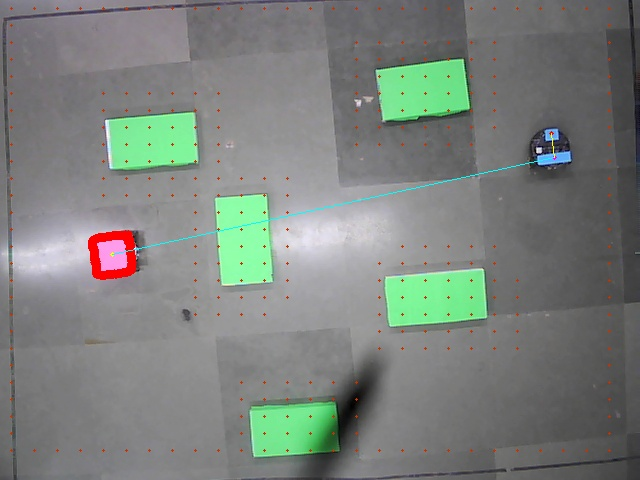
#> input picture Photos of setup for Image Processing Arena/Case2/between_slave_markers.jpeg, 640 x 480 px, given in place of the camera
$ python Image_processing_for_moving_destination_with_obstacles.py   (Python 2 division)
#> lines starting #> are read from the running program, lines starting #| are printed output that depends on the picture; after the words box and inside, x2 and y2 are one past the last pixel; in counts of white or black regions, pixels touching at a corner belong together
'''

'''
###########################################
### Import OpenCV
import numpy as np
import cv2
import heapq   # priority queue
import serial  # library function for accessing xbee module
import math
import time

ser = serial.Serial(2)

grid_line_x = 28
grid_line_y = 28
path_sample = 0
stepper = 2
grid_map = [[0 for i in range(grid_line_y)] for j in range(grid_line_x)]

destination_position = [[0 for x in range(2)] for x in range(2)]
Bot_position = [[0 for x in range(2)] for x in range(2)]

last_route_length = 0

setpoint = 0
last_proportional = 0
integral = 0

angle = 0

Kp = 5.5
Ki = 0.1
Kd = 5

##########################################
'''
* Function Name : destination
* Input : hsv image
* Output: destination point co-ordinate as a pixel value
* Logic : find centroid contour of destination or master bot of pink color
* Example Call:	destiantion(hsv)
'''
##########################################
def destination(hsv):

    lower = np.array([130, 30, 160])
    upper = np.array([172, 210, 255])

    mask = cv2.inRange(hsv, lower, upper)
    contours, hierarchy = cv2.findContours(mask, cv2.RETR_TREE, cv2.CHAIN_APPROX_SIMPLE)
    contours = sorted(contours, key=cv2.contourArea, reverse=True)[:1]
    cv2.drawContours(frame, contours, -1, (0, 0, 255), 7)  # Draw contours

    M = cv2.moments(contours[0])  # calculate centroid of contour
    cx = int(M['m10']/M['m00'])
    cy = int(M['m01']/M['m00'])

    cv2.circle(frame, (cx, cy), 2, (0, 255, 255), -1)  # centroid shows on screen

    destination_position[0][0] = cx  # Store centroids co-ordinate
    destination_position[0][1] = cy

###############################################
'''
* Function Name:	bot_postition
* Input:		hsv image
* Output:		slave bot's front and rear marker's coordinate as a pixel value
* Logic:		cenroid of contour of slave bot's marker of sky blue color
* Example Call:	destiantion(hsv)
'''
##############################################
def bot_position(hsv):

    bot_lower = np.array([73, 78, 57])  # Lower HSV value for bot_markers
    bot_upper = np.array([115, 180, 255])  # Higher HSV value range for bot_markers

    mask = cv2.inRange(hsv, bot_lower, bot_upper)  # masking of bot_markers of sky blue colour
    contours, hierarchy = cv2.findContours(mask, cv2.RETR_TREE, cv2.CHAIN_APPROX_SIMPLE)
    contours = sorted(contours, key=cv2.contourArea, reverse=True)[:2]  # sort contours

    M = cv2.moments(contours[0])  # centroid of contour
    cx1 = int(M['m10']/M['m00'])
    cy1 = int(M['m01']/M['m00'])
    cv2.circle(frame, (cx1, cy1), 2, (255, 0, 255), -1)
    Bot_position[0][0] = cx1        # Store centroids
    Bot_position[0][1] = cy1

    M = cv2.moments(contours[1])
    cx2 = int(M['m10']/M['m00'])
    cy2 = int(M['m01']/M['m00'])
    cv2.circle(frame, (cx2, cy2), 2, (0, 0, 255), -1)
    Bot_position[1][0] = cx2
    Bot_position[1][1] = cy2

###############################################
'''
* Function Name : 	wall_detection
* Input : 		hsv image
* Output:		wall contours which are more dilated
* Logic:		find contours and use morphological operation to dilate it
* Example Call:	wall_detection(hsv)
'''
############################################
def wall_detection(hsv):

    lower = np.array([45, 75, 30], np.uint8)
    upper = np.array([75, 255, 255], np.uint8)

    mask = cv2.inRange(hsv, lower, upper)

    contours, hierarchy = cv2.findContours(mask, cv2.RETR_TREE, cv2.CHAIN_APPROX_SIMPLE)
    contours = sorted(contours, key=cv2.contourArea, reverse=True)[:7]  # contours of walls is 7 max

    cv2.fillPoly(mask, contours, (255, 255, 255))  # filling contour with white color

    kernel = np.ones((60, 60), np.uint8)  # kernel for morphological operation
    closing = cv2.morphologyEx(mask, cv2.MORPH_CLOSE, kernel) # closing is done
    dilation = cv2.dilate(closing, kernel, iterations=1) # dilation

    return dilation

###############################################
'''
* Function Name:	grid_draw
* Input:		frame, number of horizontal and vertical lines
* Output:		wall contours which are more dilated
* Logic:		find contours and use morphological operation to dilate it
* Example Call:	grid_draw(frame,21,21)
'''
##############################################
# [8 lines left out: function grid_draw, not called in this run]

###############################################
'''
* Function Name:	solve
* Input:		starting and finish points in grid map and frame
* Output:		route path based on grid map
* Logic:		storing the paths in heap and returning shortest path from heap
* Example Call:	solve((3,4),(15,18),frame)
'''
############################################
def solve(start, finish, frame):

    heap=[]
    link = {}   # parent node link
    g = {}      # shortest path to a current node
    g[start] = 0  # initial distance to node start is 0

    link[start] = None # parent of start node is none

    heapq.heappush(heap, (0, start))

    while True:
        f, current = heapq.heappop(heap) # taking current node from heap

        if current == finish:
            name = 'Shortest Path, image#'
            i = int(100*np.random.rand())
            name = name+str(i)
            route = build_path(start, finish, link)
            return g[current], route[1:len(route)]

        moves = current.get_moves()
        cost = g[current]
        for mv in moves:
            if grid_map[mv.x][mv.y] == 1:  # bypass obstacles
                continue
        # mv is the neighbour of current cell, in all maximum 4 neighbours will be there
            if  mv not in g or g[mv] > cost + 1:   # check if mv is already visited or if its cost is higher than available cost then update
                g[mv] = cost + 1

                link[mv] = current       # storing current node as parent to mv
                heapq.heappush(heap, (g[mv], mv))    # adding updated cost and visited node to heap

###############################################
'''
* Function Name:	GridPoint
* Input:		grid coordinates
* Output:		Represent a position on a grid.
* Logic:		To find neighbours of current node
* Example Call:	GridPoint(15,19)
'''
###########################################################
class GridPoint(object):
    def __init__(self, x, y):    # self referencing x and  y coordinates
        self.x = x
        self.y = y

    def __hash__(self):          # returning hash value of the GridPoint object
        return hash((self.x, self.y))

    def __repr__(self):          # returns values stored in current object, values are x and y coordinates
        return "(%d,%d)" % (self.y+1, self.x+1)

    def __eq__(self, other):
        return self.x == other.x and self.y == other.y

    def get_moves(self):         # taking current node coordinates to find neighbours of it

        if self.x >= 0 and self.x <= len(grid_map)-1 and self.y >= 0 and self.y <= len(grid_map)-1:
            if self.x + 1 < len(grid_map):
                yield GridPoint(self.x + 1, self.y)
            if self.y + 1 < len(grid_map):
                yield GridPoint(self.x, self.y + 1)
            if self.x - 1 >= -1:
                yield GridPoint(self.x - 1, self.y)
            if self.y - 1 >= -1:
                yield GridPoint(self.x, self.y - 1)

            #################################################
            if self.x + 1 < len(grid_map) and self.y + 1 < len(grid_map):
                yield GridPoint(self.x+1, self.y+1)
            '''if self.x - 1 > -1 and self.y - 1 > -1:
                yield GridPoint(self.x-1, self.y-1)
            if self.y - 1 > -1 and self.x + 1 < len(grid_map):
                yield GridPoint(self.x+1, self.y - 1)'''
            if self.y + 1 < len(grid_map) and  self.x - 1 > -1:
                yield GridPoint(self.x-1, self.y + 1)

###############################################
'''
* Function Name:	grid_map_of_walls
* Input:		dialted image of masked walls, grid_lines x,y
* Output:		Represent walls position on a grid by denoting 1 on respective places in grid_map
* Logic:		check if grid centre has value 1 than store 1 in grid_map else 0 and boundaries are also default walls
* Example Call:	grid_map_of_walls(dilation,21,21)
'''
#############################################################
def grid_map_of_walls(walls, grid_line_x, grid_line_y):

    global grid_map
    global last_grid_map

    for x in range(0, grid_line_x-1):
        X = x*line_widthm+(line_widthm/2)
        for y in range(0, grid_line_y-1):
            Y = y*line_widthn+(line_widthn/2)
            if walls[X, Y] >= 250 or x == 0 or x == grid_line_x-2 or y == 0 or y == grid_line_y-2:
                grid_map[x][y] = 1
                cv2.circle(frame, (Y, X), 1, (0, 50, 200), -1)
            continue
    last_grid_map = grid_map

###############################################
'''
* Function Name:	route_path_draw
* Input:		frame
* Output:		drawing shortest path on frame
* Logic:		create line between each successive two points of path
* Example Call:	route_path_draw(frame)
'''
####################################
def route_path_draw(frame):
    for i in range(1, len(route_path)):
        cv2.line(frame, (route_path[i-1].y*line_widthn+line_widthn/2, route_path[i-1].x*line_widthm+line_widthm/2), (route_path[i].y*line_widthn+line_widthn/2, route_path[i].x*line_widthm+line_widthm/2), (200, 200, 0), 1)

###############################################
'''
* Function Name:	dis
* Input:		frTwo points co-ordinate
* Output:		distance between two points
* Logic:		math's rule of finding distance between two points
* Example Call:	route_path_draw(frame)
'''
############################################
def dis(x1, y1, x2, y2):
    dist = math.sqrt((x2-x1)*(x2-x1)+(y2-y1)*(y2-y1))    # square root function is called
    dist = int(dist)                                     # dist:stores the integer value of the distance
    return dist

############################################
'''
* Function Name:	grid_to_pixel
* Input:		grid_x: integer which stores grid cell x coordinates
*                       grid_y: integer which stores grid cell y coordinates
*                       height: integer, stores height of grid cell
*                       width: integer, stores width of grid cell
* Output:		returns grid cell's pixel coordinates
* Logic:		converts grid cell's centre coordinates into pixel coodinates
* Example Call:	gridtopixel(3,3,30,33)
'''
##############################################
# [4 lines left out: function grid_to_pixel, not called in this run]

##############################################
'''
* Function Name:	getcoor
* Input:		pixel_x: integer which stores pixel's x coordinates
*                       pixel_y: integer which stores pixel's y coordinates
*                       heigtht: integer, stores height of grid cell
*                       width: integer, stores width of grid cell
* Output:		returns grid cell's coordinates
* Logic:		Converts pixel coordinates into their specific grid coordinates under which those pixels lies.
* Example Call:	getcoor(233, 245, 30, 33)
'''
################################################
def get_coordinate(x, y):

    X = 0
    Y = 0
    for i in range(0, grid_line_x):   # drawing lines
        X = X+line_widthn
        Y = 0
        for j in range(0, grid_line_y):   # drawing lines
            Y = Y+line_widthm
            if x <= X and y <= Y:
                return i, j
                break

#################################################
'''
* Function Name:	getslope
* Input:		Two points co-ordinate
* Output:		slope of line passing through points
* Logic:		coordinate geometry rule finding slope
* Example Call:	getslope(3, 4, 15, 16)
'''
#################################################
def getslope(x1, y1, x2, y2):
    m = 0
    if x2-x1 != 0:  # checking if slope is not infinte
        m = -(float)(y2-y1)/(x2-x1) # using slope function of coordinate geometry
        return m
    else:
        return 50   # m>50 for angle>88 degrees or (180-88), in case slope is approaching infinite

#################################################
'''
* Function Name:	pid_value
* Input:		error value as angle between line of bot markers an bot to destination
* Output:		correction in the value which added to motor speed
* Logic:		proportional, integral and derivative are give commulative correction
* Example Call:	pid_value(-30)
*
'''
##################################################
# [18 lines left out: function pid_value, not called in this run]

##############################################
'''
* Function Name:	orientmove
* Input:		slope bot to destination, slope of botmarkers,distance_centre2cell,distance_other2cell,bot_distance
* Output:		xbee commands to control the firebird V
* Logic:		pid_correction value is added to left and right motor speeds according to turn decisions
'''
##############################################
# [49 lines left out: function orientmove, not called in this run]

##############################################
'''
* Function Name:	bot_traverse
* Input:		route_path,destination co-ordinate,frame
* Output:		path traversing sequence generated
* Logic:		traverse path co-odinates sequentially as a local destination point to reach global destination point
'''
##############################################
# [29 lines left out: function bot_traverse, not called in this run]

###########################################################
'''
* Function Name:	bot_route
* Input:		frame
* Output:		store route path and change if new path is shorter returned from solve function
* Logic:		grid_start and grid_end send to solve the path and store it in route path
'''
############################################################
def bot_route(frame):

    global path_sample
    global route_length, route_path
    global grid_start, grid_end
    global last_route_length
    global last_route_path

    grid_start = GridPoint((Bot_position[0][1]/line_widthm), (Bot_position[0][0]/line_widthn))   # reversing coordinates for compatible with coordinate system of matrix
    grid_end = GridPoint((destination_position[0][1]/line_widthm), (destination_position[0][0]/line_widthn))

    route_length, route_path = solve(grid_start, grid_end, frame)

    if last_route_length == route_length:
        route_path = last_route_path

    last_route_length = route_length
    last_route_path = route_path

###################################################
'''
* Function Name:	main function
* Logic:		capture video from cam and convert it to hsv for further video processing
'''
####################################################
if __name__ == "__main__":
    global h, k, l
    global line_widthm, line_widthn

    cap = cv2.VideoCapture(1)

    while 1:
        time.sleep(1/80)     # time between frames sampling is 1/80 sec.
        ret, frame = cap.read()    # read frames from video
#> frame is the input picture: shape (480, 640, 3); mean B, G, R 124.6, 129.6, 123.3

        hsv = cv2.cvtColor(frame, cv2.COLOR_BGR2HSV)   # convert rgb coloured image to rgb image
#> hsv: shape (480, 640, 3); mean H, S, V 68.4, 18.8, 133.5

        bot_position(hsv)
#> in bot_position, `mask = cv2.inRange(hsv, bot_lower, bot_upper)`:
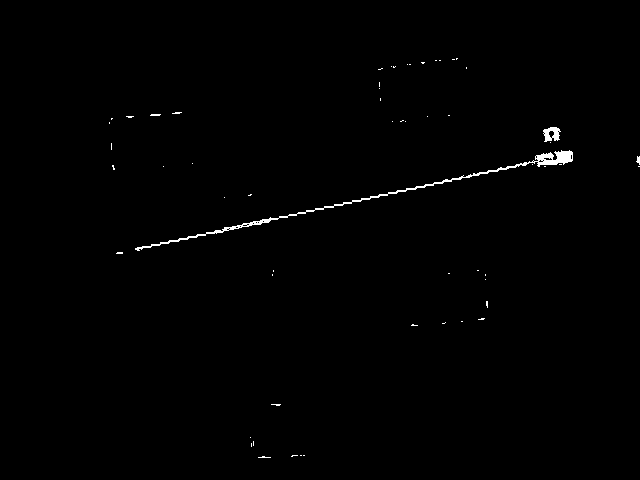
#> mask: shape (480, 640); 0.57% white; 58 white regions (54 under 20 px)
#> in bot_position, `contours, hierarchy = cv2.findContours(mask, cv2.RETR_TREE, cv2.CHAIN_..`: contours = 77 contours, 73 with area under 20; largest, box (x1, y1, x2, y2) and area: (135, 150, 573, 251) 886, (543, 127, 561, 142) 168, (548, 130, 555, 139) 32, (543, 157, 553, 161) 20
#> in bot_position, `contours = sorted(contours, key=cv2.contourArea, reverse=True)[:2]`: contours = 2 contours; box (x1, y1, x2, y2) and area: (135, 150, 573, 251) 886, (543, 127, 561, 142) 168
#> in bot_position, `M = cv2.moments(contours[0])`: M = moments, m00 886, centre m10/m00, m01/m00 = (416.2, 187.6)
#> in bot_position, `cx1 = int(M['m10']/M['m00'])`: cx1 = 416
#> in bot_position, `cy1 = int(M['m01']/M['m00'])`: cy1 = 187
#> in bot_position, `M = cv2.moments(contours[1])`: M = moments, m00 167.5, centre m10/m00, m01/m00 = (551.3, 133.4)
#> in bot_position, `cx2 = int(M['m10']/M['m00'])`: cx2 = 551
#> in bot_position, `cy2 = int(M['m01']/M['m00'])`: cy2 = 133
        destination(hsv)
#> in destination, `mask = cv2.inRange(hsv, lower, upper)`:
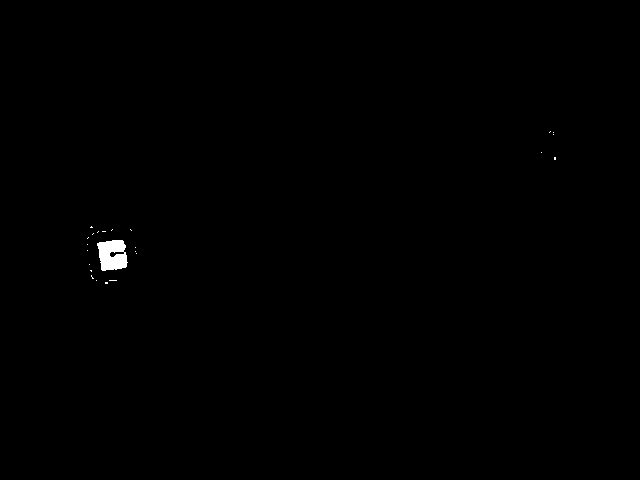
#> mask: shape (480, 640); 0.26% white; 24 white regions (23 under 20 px)
#> in destination, `contours, hierarchy = cv2.findContours(mask, cv2.RETR_TREE, cv2.CHAIN_..`: contours = 25 contours, 23 with area under 20; largest, box (x1, y1, x2, y2) and area: (97, 240, 128, 271) 714, (109, 251, 125, 258) 56
#> in destination, `contours = sorted(contours, key=cv2.contourArea, reverse=True)[:1]`: contours = 1 contour; box (x1, y1, x2, y2) and area: (97, 240, 128, 271) 714
#> in destination, `cv2.drawContours(frame, contours, -1, (0, 0, 255), 7)`:
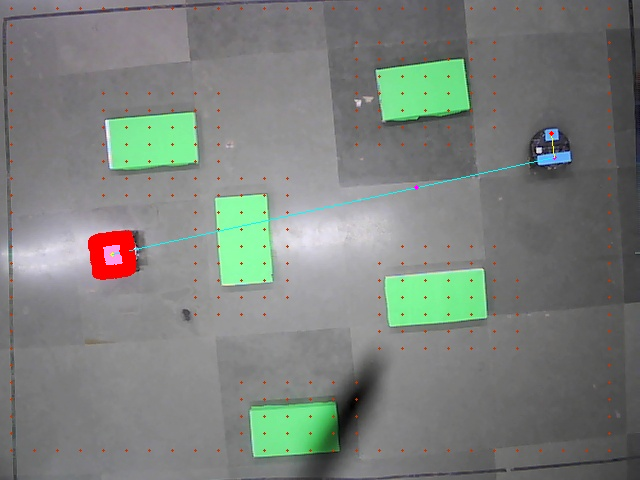
#> frame: shape (480, 640, 3); mean B, G, R 124.2, 129.4, 123.3
#> in destination, `M = cv2.moments(contours[0])`: M = moments, m00 713.5, centre m10/m00, m01/m00 = (112.1, 254.6)
#> in destination, `cx = int(M['m10']/M['m00'])`: cx = 112
#> in destination, `cy = int(M['m01']/M['m00'])`: cy = 254

        h, k, l = frame.shape
        line_widthm = h/(grid_line_x-1)       # length of a grid cell
        line_widthn = k/(grid_line_y-1)       # width of a grid cell

        walls = wall_detection(hsv)
#> in wall_detection, `mask = cv2.inRange(hsv, lower, upper)`:
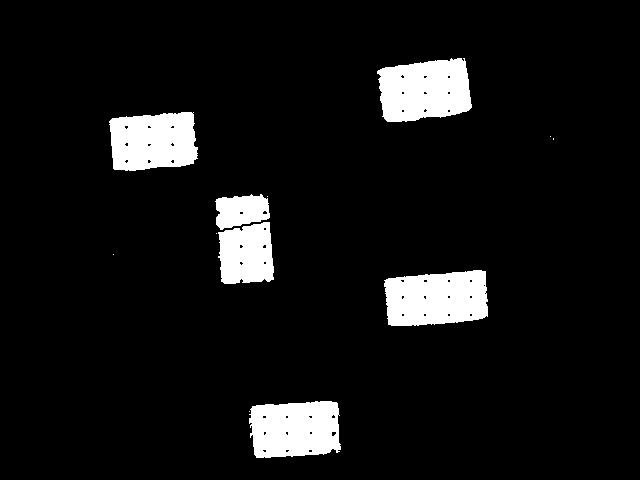
#> mask: shape (480, 640); 7.5% white; 12 white regions (6 under 20 px)
#> in wall_detection, `contours, hierarchy = cv2.findContours(mask, cv2.RETR_TREE, cv2.CHAIN_..`: contours = 62 contours, 56 with area under 20; largest, box (x1, y1, x2, y2) and area: (384, 270, 488, 326) 4830, (377, 58, 472, 122) 4760, (249, 401, 341, 458) 4423, (109, 112, 198, 171) 4326, (218, 222, 274, 284) 2789, (215, 194, 270, 230) 1380
#> in wall_detection, `contours = sorted(contours, key=cv2.contourArea, reverse=True)[:7]`: contours = 7 contours, 1 with area under 20; largest, box (x1, y1, x2, y2) and area: (384, 270, 488, 326) 4830, (377, 58, 472, 122) 4760, (249, 401, 341, 458) 4423, (109, 112, 198, 171) 4326, (218, 222, 274, 284) 2789, (215, 194, 270, 230) 1380
#> in wall_detection, `cv2.fillPoly(mask, contours, (255, 255, 255))`:
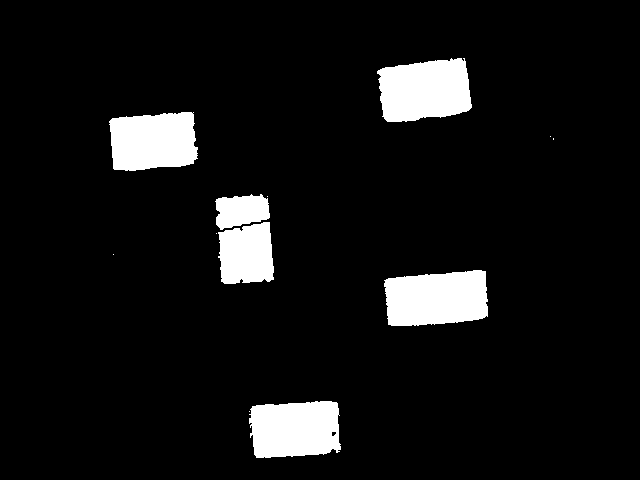
#> mask: shape (480, 640); 7.6% white; 12 white regions (6 under 20 px), largest, box (x1, y1, x2, y2) and area: (384, 270, 488, 326) 4976, (377, 58, 472, 122) 4900, (249, 401, 341, 458) 4557, (109, 112, 198, 171) 4460, (218, 222, 274, 284) 2900, (215, 194, 270, 230) 1458
#> in wall_detection, `closing = cv2.morphologyEx(mask, cv2.MORPH_CLOSE, kernel)`:
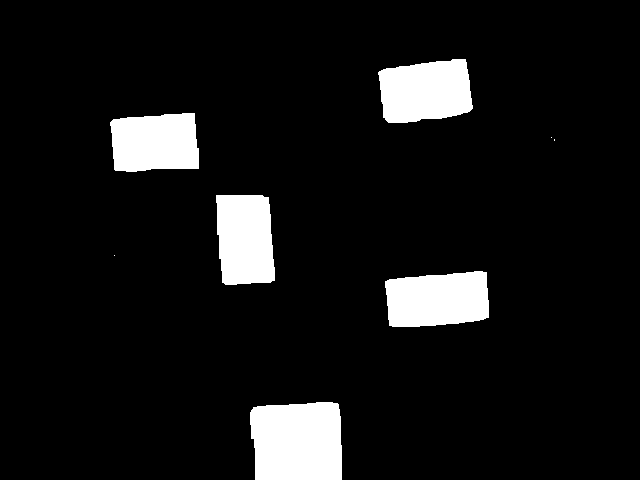
#> closing: shape (480, 640); 8.5% white; 8 white regions (3 under 20 px), largest, box (x1, y1, x2, y2) and area: (250, 402, 342, 480) 6700, (385, 271, 489, 327) 5008, (378, 59, 473, 123) 4958, (216, 195, 275, 285) 4724, (110, 113, 199, 172) 4601
        grid_map_of_walls(walls, grid_line_x, grid_line_y)
#> (the rest of the program and of its run is left out)
